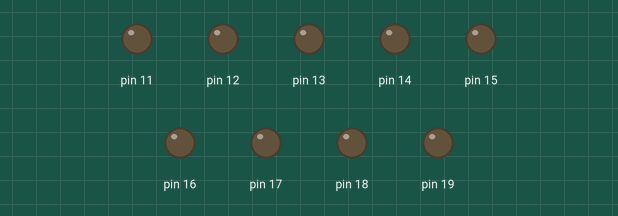
Recording of a sketch running on a simulated Arduino Uno, built with avr-gcc and run on an emulated ATmega328P. On the bench: output pins drawn as LEDs (lit = HIGH).

Above: at 0.6 s.
At 6.05 s:
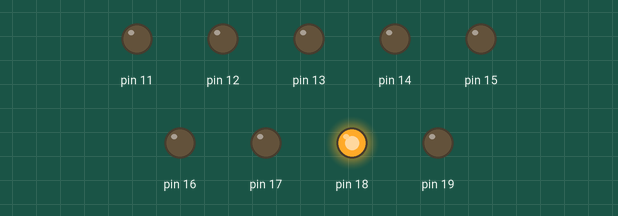
At 11.35 s:
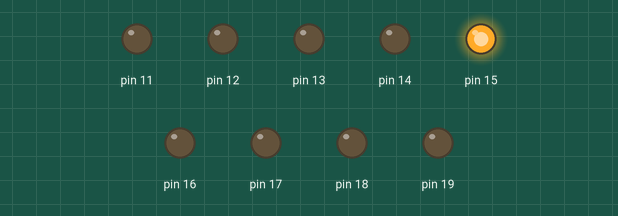
At 16.45 s:
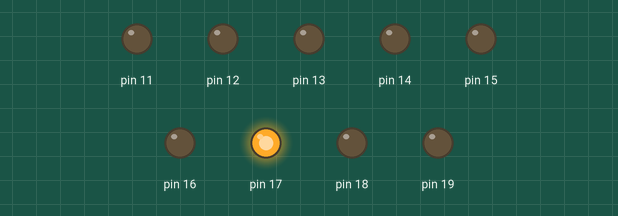
At 21.6 s:
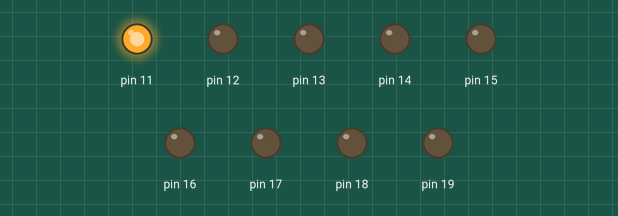
At 35.3 s:
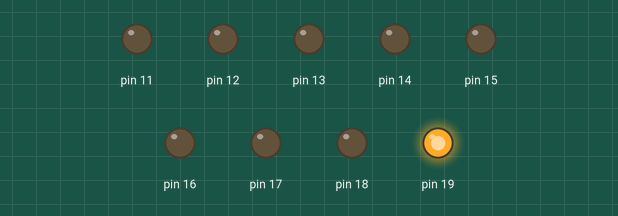
Timing chart, 0 to 37.2 s (numbered marks = the images above):
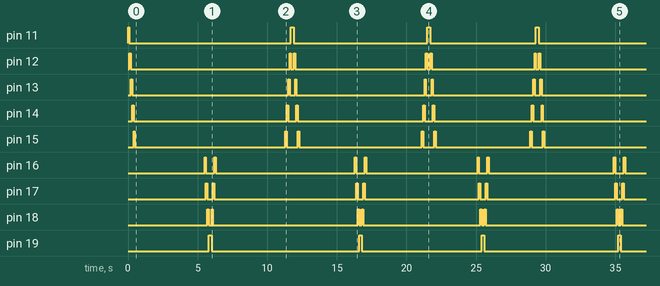

Measured:
- by itself, pin 11: LOW → HIGH at 0.00 s, → LOW 0.10 s later, → HIGH 11.6 s later, → LOW 0.20 s later, … (8 changes in this stretch)
- by itself, pin 12: LOW → HIGH at 0.10 s, → LOW 0.10 s later, → HIGH 11.4 s later, → LOW 0.10 s later, … (14 changes in this stretch)
- by itself, pin 13: LOW → HIGH at 0.20 s, → LOW 0.10 s later, → HIGH 11.2 s later, → LOW 0.10 s later, … (14 changes in this stretch)
- by itself, pin 14: LOW → HIGH at 0.30 s, → LOW 0.10 s later, → HIGH 11.0 s later, → LOW 0.10 s later, … (14 changes in this stretch)
- by itself, pin 15: LOW → HIGH at 0.40 s, → LOW 0.10 s later, → HIGH 10.8 s later, → LOW 0.10 s later, … (14 changes in this stretch)
- by itself, pin 16: LOW → HIGH at 5.5 s, → LOW 0.10 s later, → HIGH 0.60 s later, → LOW 0.10 s later, … (16 changes in this stretch)
- by itself, pin 17: LOW → HIGH at 5.6 s, → LOW 0.10 s later, → HIGH 0.40 s later, → LOW 0.10 s later, … (16 changes in this stretch)
- by itself, pin 18: LOW → HIGH at 5.7 s, → LOW 0.10 s later, → HIGH 0.20 s later, → LOW 0.10 s later, … (16 changes in this stretch)

The sketch:

240404_led_for2.ino
```cpp
void setup() {

  int i;
  for(i=11; i<20; i++){
    pinMode(i,OUTPUT);
   }

}

// LED 9개 기준
 void loop(){

  A();
  delay(5000);
  B();

  C();
  delay(5000);
  D();

  A();
  delay(4000);
  B();

  C();
  delay(4000);
  D();

  A();
  delay(3000);
  B();

  C();
  delay(3000);
  D();
  /*
 for(int j=19; j>10; j--){
  digitalWrite(j,HIGH);
    delay(100);
  digitalWrite(j, LOW);
  */

  }

 void A(){
  for(int j=11; j<16; j++){
    digitalWrite(j,HIGH);
    delay(100);
    digitalWrite(j, LOW);
  }
 }

 void B(){
  for(int j=16; j<20; j++){
    digitalWrite(j,HIGH);
    delay(100);
    digitalWrite(j, LOW);
  }
 }

 void C(){
  for(int j=19; j>15; j--){
    digitalWrite(j,HIGH);
    delay(100);
    digitalWrite(j, LOW);
  }
 }

 void D(){
  for(int j=15; j>10; j--){
    digitalWrite(j,HIGH);
    delay(100);
    digitalWrite(j, LOW);
  }
 }
```
